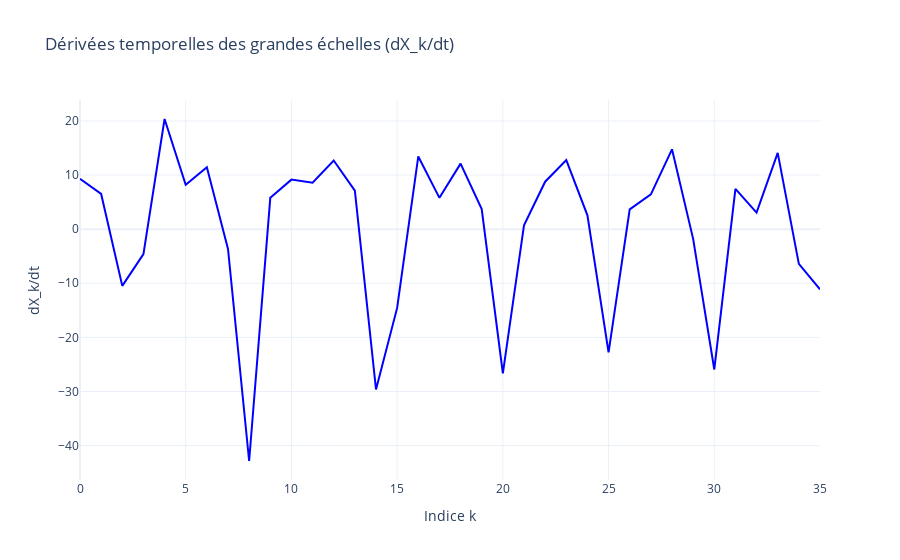
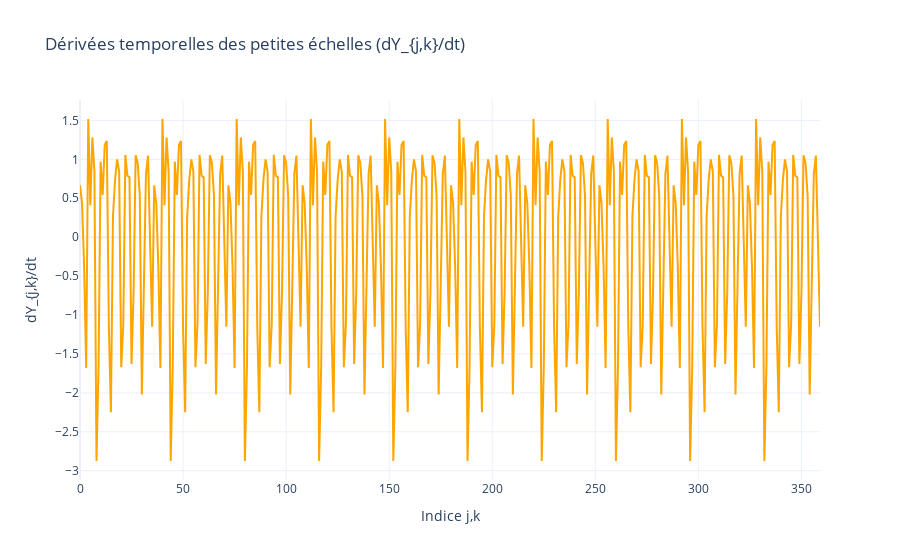

The notebook cell these images were saved under, in order:
### Code cell
# Calcul et visualisation des dérivées pour une configuration donnée

F, h, b, c = 10.0, 1.0, 10.0, 10.0  # Paramètres du modèle


# Visualisation des dérivées
calculate_and_visualize_derivatives_plotly_separate(X, Y, F, h, b, c)

### Figure 1 — Plotly figure (JSON) as saved in the notebook; plotly's stock layout.template omitted (floating-point values rounded to 4 significant figures)
{"data": [{"line": {"color": "blue"}, "mode": "lines", "name": "dX_k/dt", "type": "scatter", "x": [0, 1, 2, 3, 4, 5, 6, 7, 8, 9, 10, 11, 12, 13, 14, 15, 16, 17, 18, 19, 20, 21, 22, 23, 24, 25, 26, 27, 28, 29, 30, 31, 32, 33, 34, 35], "y": [9.304, 6.508, -10.48, -4.604, 20.35, 8.2, 11.43, -3.65, -42.84, 5.788, 9.152, 8.573, 12.69, 7.128, -29.62, -14.55, 13.43, 5.784, 12.1, 3.703, -26.63, 0.7014, 8.767, 12.77, 2.554, -22.78, 3.643, 6.426, 14.75, -1.8, -25.93, 7.449, 3.052, 14.09, -6.417, -11.14]}], "layout": {"title": {"text": "Dérivées temporelles des grandes échelles (dX_k/dt)"}, "xaxis": {"title": {"text": "Indice k"}}, "yaxis": {"title": {"text": "dX_k/dt"}}}}

### Figure 2 — Plotly figure (JSON) as saved in the notebook; plotly's stock layout.template omitted (floating-point values rounded to 4 significant figures; data arrays with more than 128 entries replaced by an {"elided": "..."} marker saying what was removed)
{"data": [{"line": {"color": "orange"}, "mode": "lines", "name": "dY_{j,k}/dt", "type": "scatter", "x": {"elided": "360 int values"}, "y": {"elided": "360 float values"}}], "layout": {"title": {"text": "Dérivées temporelles des petites échelles (dY_{j,k}/dt)"}, "xaxis": {"title": {"text": "Indice j,k"}}, "yaxis": {"title": {"text": "dY_{j,k}/dt"}}}}
